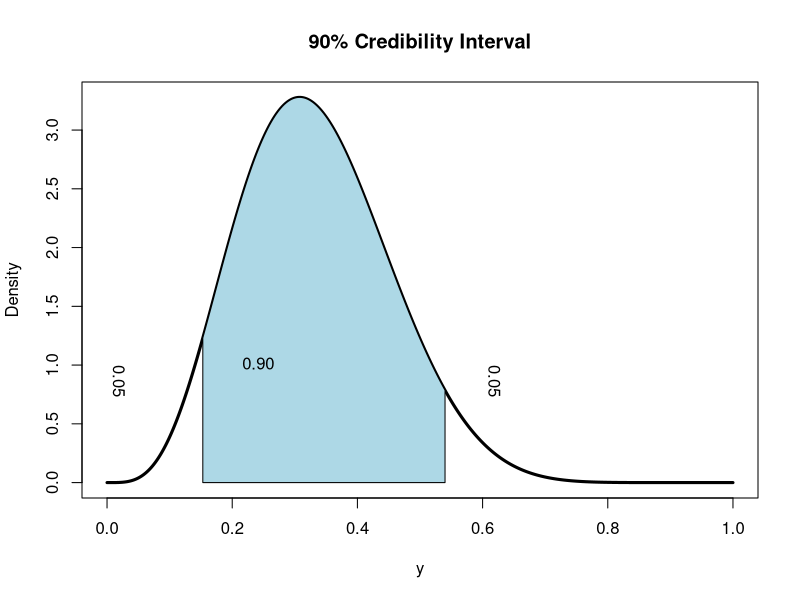
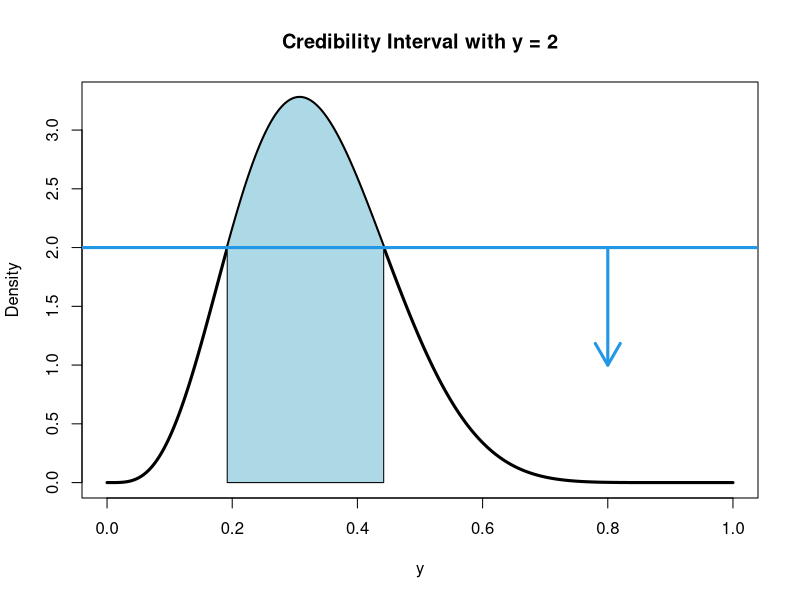
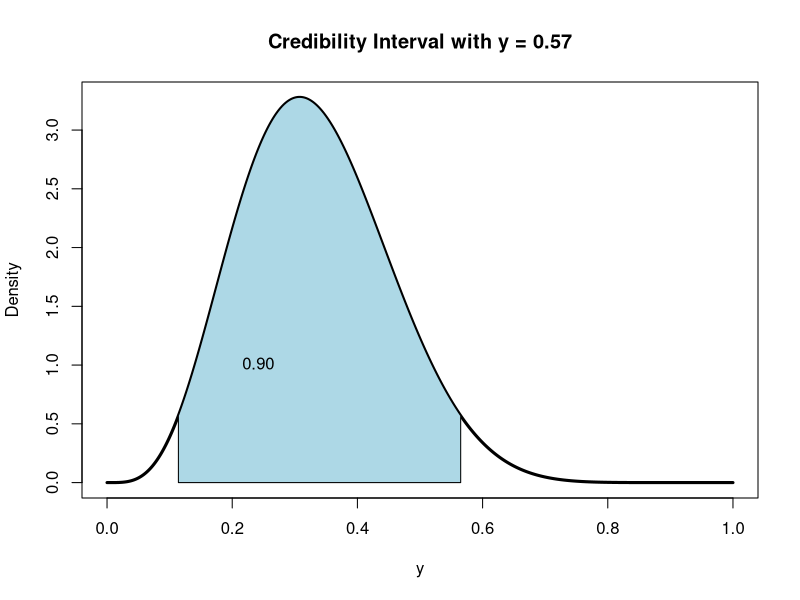

The R source for these figures, in order:
# Script: Credibility_Interval_Example.R
# Description: This script visualizes beta distributions and highlights 
# credibility intervals using shading and annotations.

# Flag to control PDF generation
generate_pdf <- FALSE  # Set to TRUE to generate PDF files

# Define the parameters and sequence
xx <- seq(0, 1, by = 0.001)  # Range of values for the beta distribution
alpha <- 5  # Shape parameter 1
beta <- 10  # Shape parameter 2
y <- dbeta(xx, shape1 = alpha, shape2 = beta)  # Beta distribution density

# Plot 1: Credibility Interval with 90% coverage
if (generate_pdf) pdf("credibility-1.pdf", height = 4, width = 6)
plot(xx, y, type = "l", lwd = 3, xlab = "y", ylab = "Density",
     main = "90% Credibility Interval")
index <- (xx > qbeta(0.05, shape1 = alpha, shape2 = beta)) & 
  (xx < qbeta(0.95, shape1 = alpha, shape2 = beta))
polygon(c(xx[index], max(xx[index]), min(xx[index])), 
        c(y[index], 0, 0), col = "light blue")
text(0.2, 1.0, "0.90", pos = 4)  # Label for the interval
text(0, 1, "0.05", pos = 4, srt = -90)  # Left tail
text(0.6, 1, "0.05", pos = 4, srt = -90)  # Right tail
if (generate_pdf) dev.off()

# Plot 2: Credibility Interval with y = 2
if (generate_pdf) pdf("credibility-2.pdf", height = 4, width = 6)
plot(xx, y, type = "l", lwd = 3, xlab = "y", ylab = "Density",
     main = "Credibility Interval with y = 2")
arrows(0.8, 2, x1 = 0.8, y1 = 1, col = 4, lwd = 3)  # Arrow annotation
nn <- length(xx)
ywert <- 2  # Target y value
ydiff <- abs(round(y - ywert, digits = 5))
index1 <- (1:300)[ydiff[1:300] == min(ydiff[1:300])]
index2 <- (300:nn)[ydiff[300:nn] == min(ydiff[300:nn])]
index <- seq(index1, index2, by = 1)
polygon(c(xx[index], max(xx[index]), min(xx[index])), 
        c(y[index], 0, 0), col = "light blue")  # Highlighted interval
abline(h = 2, col = 4, lwd = 3)  # Reference line for y = 2
if (generate_pdf) dev.off()

# Calculate coverage probability
covprob <- pbeta(xx[index2], shape1 = alpha, shape2 = beta) - 
  pbeta(xx[index1], shape1 = alpha, shape2 = beta)
cat("Coverage Probability:", covprob, "\n")

# Plot 3: Credibility Interval with y = 0.57
if (generate_pdf) pdf("credibility-3.pdf", height = 4, width = 6)
plot(xx, y, type = "l", lwd = 3, xlab = "y", ylab = "Density",
     main = "Credibility Interval with y = 0.57")
ywert <- 0.57  # Target y value
ydiff <- abs(round(y - ywert, digits = 5))
index1 <- (1:300)[ydiff[1:300] == min(ydiff[1:300])]
index2 <- (300:nn)[ydiff[300:nn] == min(ydiff[300:nn])]
index <- seq(index1, index2, by = 1)
polygon(c(xx[index], max(xx[index]), min(xx[index])), 
        c(y[index], 0, 0), col = "light blue")  # Highlighted interval
text(0.2, 1.0, "0.90", pos = 4)  # Interval label
if (generate_pdf) dev.off()
